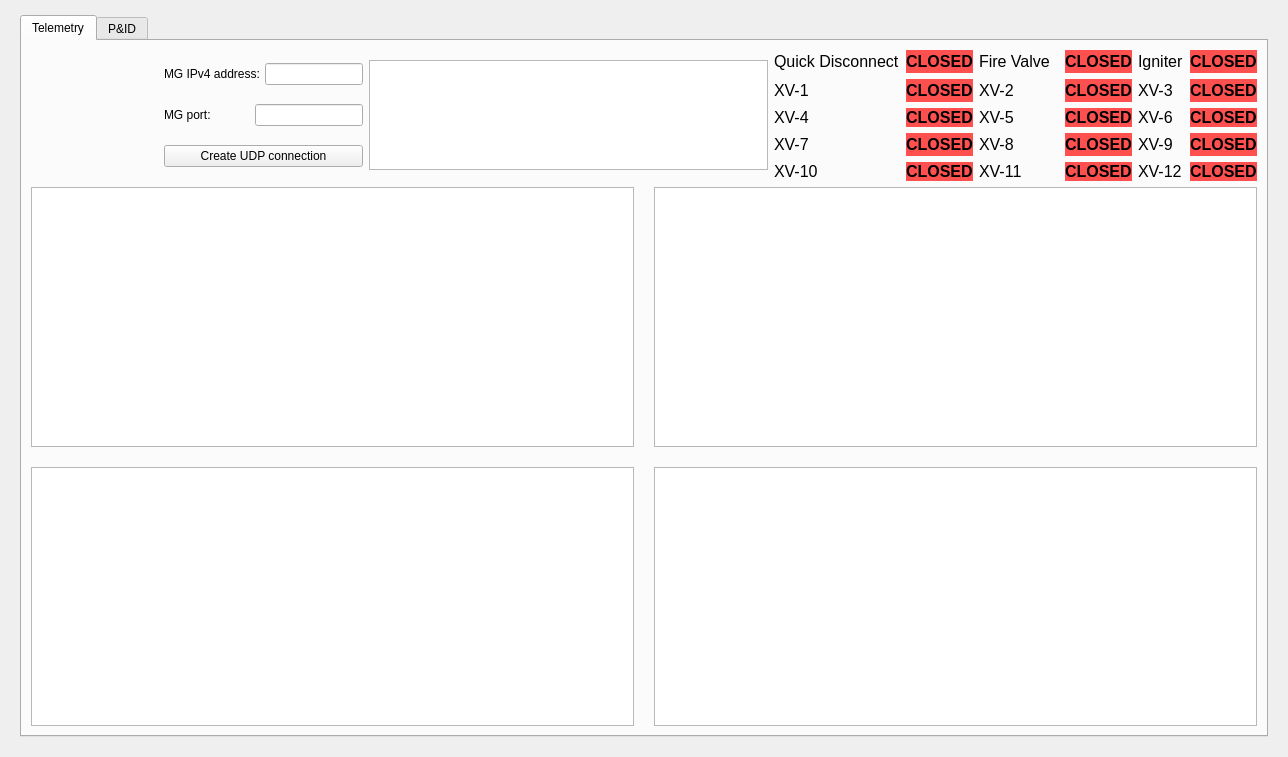
<?xml version="1.0" encoding="UTF-8"?>
<ui version="4.0">
 <class>Widget</class>
 <widget class="QWidget" name="Widget">
  <property name="geometry">
   <rect>
    <x>0</x>
    <y>0</y>
    <width>1288</width>
    <height>757</height>
   </rect>
  </property>
  <property name="windowTitle">
   <string>Hybrid Engine Ground System UI</string>
  </property>
  <property name="windowIcon">
   <iconset>
    <normaloff>logos/better_logo.png</normaloff>logos/better_logo.png</iconset>
  </property>
  <layout class="QHBoxLayout" name="horizontalLayout" stretch="0">
   <property name="spacing">
    <number>10</number>
   </property>
   <property name="leftMargin">
    <number>20</number>
   </property>
   <property name="topMargin">
    <number>15</number>
   </property>
   <property name="rightMargin">
    <number>20</number>
   </property>
   <property name="bottomMargin">
    <number>20</number>
   </property>
   <item>
    <widget class="QTabWidget" name="tabWidget">
     <property name="currentIndex">
      <number>0</number>
     </property>
     <widget class="QWidget" name="telemetryTab">
      <property name="autoFillBackground">
       <bool>false</bool>
      </property>
      <attribute name="title">
       <string>Telemetry</string>
      </attribute>
      <layout class="QVBoxLayout" name="verticalLayout">
       <item>
        <layout class="QHBoxLayout" name="controlLayout" stretch="3,2,4,0">
         <property name="sizeConstraint">
          <enum>QLayout::SizeConstraint::SetDefaultConstraint</enum>
         </property>
         <item>
          <widget class="QLabel" name="logoLabel">
           <property name="sizePolicy">
            <sizepolicy hsizetype="Expanding" vsizetype="Expanding">
             <horstretch>1</horstretch>
             <verstretch>1</verstretch>
            </sizepolicy>
           </property>
           <property name="minimumSize">
            <size>
             <width>127</width>
             <height>90</height>
            </size>
           </property>
           <property name="maximumSize">
            <size>
             <width>127</width>
             <height>90</height>
            </size>
           </property>
           <property name="text">
            <string/>
           </property>
           <property name="pixmap">
            <pixmap resource="resources.qrc">:/images/logo</pixmap>
           </property>
           <property name="scaledContents">
            <bool>true</bool>
           </property>
          </widget>
         </item>
         <item>
          <layout class="QVBoxLayout" name="connectionLayout">
           <item>
            <layout class="QHBoxLayout" name="addressLayout">
             <property name="spacing">
              <number>1</number>
             </property>
             <item>
              <widget class="QLabel" name="udpIpAddressLabel">
               <property name="text">
                <string>MG IPv4 address: </string>
               </property>
              </widget>
             </item>
             <item>
              <widget class="QLineEdit" name="udpIpAddressInput">
               <property name="styleSheet">
                <string notr="true"/>
               </property>
              </widget>
             </item>
            </layout>
           </item>
           <item>
            <layout class="QHBoxLayout" name="portLayout" stretch="0,0">
             <property name="spacing">
              <number>6</number>
             </property>
             <property name="sizeConstraint">
              <enum>QLayout::SizeConstraint::SetFixedSize</enum>
             </property>
             <item>
              <widget class="QLabel" name="udpPortLabel">
               <property name="minimumSize">
                <size>
                 <width>85</width>
                 <height>0</height>
                </size>
               </property>
               <property name="text">
                <string>MG port: </string>
               </property>
              </widget>
             </item>
             <item>
              <widget class="QLineEdit" name="udpPortInput">
               <property name="styleSheet">
                <string notr="true"/>
               </property>
              </widget>
             </item>
            </layout>
           </item>
           <item>
            <widget class="QPushButton" name="udpConnectButton">
             <property name="maximumSize">
              <size>
               <width>1000</width>
               <height>16777215</height>
              </size>
             </property>
             <property name="styleSheet">
              <string notr="true"/>
             </property>
             <property name="text">
              <string>Create UDP connection</string>
             </property>
            </widget>
           </item>
          </layout>
         </item>
         <item>
          <layout class="QVBoxLayout" name="logLayout">
           <item>
            <widget class="QTextBrowser" name="logOutput">
             <property name="maximumSize">
              <size>
               <width>16777215</width>
               <height>110</height>
              </size>
             </property>
             <property name="styleSheet">
              <string notr="true"/>
             </property>
            </widget>
           </item>
          </layout>
         </item>
         <item>
          <layout class="QFormLayout" name="valveStatusLayout">
           <item row="0" column="0">
            <layout class="QGridLayout" name="gridLayout_2">
             <item row="2" column="2">
              <widget class="QLabel" name="xv5">
               <property name="font">
                <font>
                 <pointsize>12</pointsize>
                </font>
               </property>
               <property name="text">
                <string>XV-5</string>
               </property>
              </widget>
             </item>
             <item row="3" column="3">
              <widget class="QLabel" name="xv8State">
               <property name="minimumSize">
                <size>
                 <width>50</width>
                 <height>0</height>
                </size>
               </property>
               <property name="font">
                <font>
                 <pointsize>12</pointsize>
                 <bold>true</bold>
                </font>
               </property>
               <property name="styleSheet">
                <string notr="true">background-color: rgb(255, 80, 80);</string>
               </property>
               <property name="text">
                <string>CLOSED</string>
               </property>
               <property name="alignment">
                <set>Qt::AlignmentFlag::AlignCenter</set>
               </property>
              </widget>
             </item>
             <item row="0" column="0">
              <widget class="QLabel" name="quickDisconnect">
               <property name="minimumSize">
                <size>
                 <width>80</width>
                 <height>23</height>
                </size>
               </property>
               <property name="font">
                <font>
                 <pointsize>12</pointsize>
                 <bold>false</bold>
                </font>
               </property>
               <property name="text">
                <string>&lt;html&gt;&lt;head/&gt;&lt;body&gt;&lt;p&gt;Quick Disconnect&lt;/p&gt;&lt;/body&gt;&lt;/html&gt;</string>
               </property>
              </widget>
             </item>
             <item row="2" column="5">
              <widget class="QLabel" name="xv6State">
               <property name="font">
                <font>
                 <pointsize>12</pointsize>
                 <bold>true</bold>
                </font>
               </property>
               <property name="styleSheet">
                <string notr="true">background-color: rgb(255, 80, 80);</string>
               </property>
               <property name="text">
                <string>CLOSED</string>
               </property>
              </widget>
             </item>
             <item row="1" column="4">
              <widget class="QLabel" name="xv3">
               <property name="font">
                <font>
                 <pointsize>12</pointsize>
                </font>
               </property>
               <property name="text">
                <string>XV-3</string>
               </property>
              </widget>
             </item>
             <item row="4" column="2">
              <widget class="QLabel" name="xv11">
               <property name="font">
                <font>
                 <pointsize>12</pointsize>
                </font>
               </property>
               <property name="text">
                <string>XV-11</string>
               </property>
              </widget>
             </item>
             <item row="3" column="1">
              <widget class="QLabel" name="xv7State">
               <property name="minimumSize">
                <size>
                 <width>50</width>
                 <height>0</height>
                </size>
               </property>
               <property name="font">
                <font>
                 <pointsize>12</pointsize>
                 <bold>true</bold>
                </font>
               </property>
               <property name="styleSheet">
                <string notr="true">background-color: rgb(255, 80, 80);</string>
               </property>
               <property name="text">
                <string>CLOSED</string>
               </property>
               <property name="alignment">
                <set>Qt::AlignmentFlag::AlignCenter</set>
               </property>
              </widget>
             </item>
             <item row="1" column="1">
              <widget class="QLabel" name="xv1State">
               <property name="font">
                <font>
                 <pointsize>12</pointsize>
                 <bold>true</bold>
                </font>
               </property>
               <property name="styleSheet">
                <string notr="true">background-color: rgb(255, 80, 80);</string>
               </property>
               <property name="text">
                <string>CLOSED</string>
               </property>
              </widget>
             </item>
             <item row="1" column="0">
              <widget class="QLabel" name="xv1">
               <property name="minimumSize">
                <size>
                 <width>80</width>
                 <height>23</height>
                </size>
               </property>
               <property name="font">
                <font>
                 <pointsize>12</pointsize>
                 <bold>false</bold>
                </font>
               </property>
               <property name="text">
                <string>XV-1</string>
               </property>
              </widget>
             </item>
             <item row="2" column="1">
              <widget class="QLabel" name="xv4State">
               <property name="minimumSize">
                <size>
                 <width>50</width>
                 <height>0</height>
                </size>
               </property>
               <property name="font">
                <font>
                 <pointsize>12</pointsize>
                 <bold>true</bold>
                </font>
               </property>
               <property name="styleSheet">
                <string notr="true">background-color: rgb(255, 80, 80);</string>
               </property>
               <property name="text">
                <string>CLOSED</string>
               </property>
               <property name="alignment">
                <set>Qt::AlignmentFlag::AlignCenter</set>
               </property>
              </widget>
             </item>
             <item row="2" column="3">
              <widget class="QLabel" name="xv5State">
               <property name="font">
                <font>
                 <pointsize>12</pointsize>
                 <bold>true</bold>
                </font>
               </property>
               <property name="styleSheet">
                <string notr="true">background-color: rgb(255, 80, 80);</string>
               </property>
               <property name="text">
                <string>CLOSED</string>
               </property>
              </widget>
             </item>
             <item row="0" column="4">
              <widget class="QLabel" name="igniter">
               <property name="font">
                <font>
                 <pointsize>12</pointsize>
                </font>
               </property>
               <property name="text">
                <string>Igniter</string>
               </property>
              </widget>
             </item>
             <item row="4" column="3">
              <widget class="QLabel" name="xv11State">
               <property name="font">
                <font>
                 <pointsize>12</pointsize>
                 <bold>true</bold>
                </font>
               </property>
               <property name="styleSheet">
                <string notr="true">background-color: rgb(255, 80, 80);</string>
               </property>
               <property name="text">
                <string>CLOSED</string>
               </property>
              </widget>
             </item>
             <item row="0" column="5">
              <widget class="QLabel" name="igniterState">
               <property name="font">
                <font>
                 <pointsize>12</pointsize>
                 <bold>true</bold>
                </font>
               </property>
               <property name="styleSheet">
                <string notr="true">background-color: rgb(255, 80, 80);</string>
               </property>
               <property name="text">
                <string>CLOSED</string>
               </property>
              </widget>
             </item>
             <item row="2" column="4">
              <widget class="QLabel" name="xv6">
               <property name="font">
                <font>
                 <pointsize>12</pointsize>
                </font>
               </property>
               <property name="text">
                <string>XV-6</string>
               </property>
              </widget>
             </item>
             <item row="4" column="4">
              <widget class="QLabel" name="xv12">
               <property name="font">
                <font>
                 <pointsize>12</pointsize>
                </font>
               </property>
               <property name="text">
                <string>XV-12</string>
               </property>
              </widget>
             </item>
             <item row="0" column="1">
              <widget class="QLabel" name="quickDisconnectState">
               <property name="minimumSize">
                <size>
                 <width>50</width>
                 <height>0</height>
                </size>
               </property>
               <property name="font">
                <font>
                 <pointsize>12</pointsize>
                 <bold>true</bold>
                </font>
               </property>
               <property name="autoFillBackground">
                <bool>false</bool>
               </property>
               <property name="styleSheet">
                <string notr="true">background-color: rgb(255, 80, 80);</string>
               </property>
               <property name="text">
                <string>CLOSED</string>
               </property>
               <property name="alignment">
                <set>Qt::AlignmentFlag::AlignCenter</set>
               </property>
              </widget>
             </item>
             <item row="0" column="2">
              <widget class="QLabel" name="cv1">
               <property name="minimumSize">
                <size>
                 <width>80</width>
                 <height>0</height>
                </size>
               </property>
               <property name="font">
                <font>
                 <pointsize>12</pointsize>
                 <bold>false</bold>
                </font>
               </property>
               <property name="text">
                <string>Fire Valve</string>
               </property>
               <property name="indent">
                <number>-1</number>
               </property>
              </widget>
             </item>
             <item row="2" column="0">
              <widget class="QLabel" name="xv4">
               <property name="font">
                <font>
                 <pointsize>12</pointsize>
                </font>
               </property>
               <property name="text">
                <string>XV-4</string>
               </property>
              </widget>
             </item>
             <item row="4" column="1">
              <widget class="QLabel" name="xv10State">
               <property name="font">
                <font>
                 <pointsize>12</pointsize>
                 <bold>true</bold>
                </font>
               </property>
               <property name="styleSheet">
                <string notr="true">background-color: rgb(255, 80, 80);</string>
               </property>
               <property name="text">
                <string>CLOSED</string>
               </property>
              </widget>
             </item>
             <item row="3" column="5">
              <widget class="QLabel" name="xv9State">
               <property name="font">
                <font>
                 <pointsize>12</pointsize>
                 <bold>true</bold>
                </font>
               </property>
               <property name="styleSheet">
                <string notr="true">background-color: rgb(255, 80, 80);</string>
               </property>
               <property name="text">
                <string>CLOSED</string>
               </property>
              </widget>
             </item>
             <item row="1" column="5">
              <widget class="QLabel" name="xv3State">
               <property name="font">
                <font>
                 <pointsize>12</pointsize>
                 <bold>true</bold>
                </font>
               </property>
               <property name="styleSheet">
                <string notr="true">background-color: rgb(255, 80, 80);</string>
               </property>
               <property name="text">
                <string>CLOSED</string>
               </property>
              </widget>
             </item>
             <item row="4" column="0">
              <widget class="QLabel" name="xv10">
               <property name="font">
                <font>
                 <pointsize>12</pointsize>
                </font>
               </property>
               <property name="text">
                <string>XV-10</string>
               </property>
              </widget>
             </item>
             <item row="1" column="3">
              <widget class="QLabel" name="xv2State">
               <property name="minimumSize">
                <size>
                 <width>50</width>
                 <height>0</height>
                </size>
               </property>
               <property name="font">
                <font>
                 <pointsize>12</pointsize>
                 <bold>true</bold>
                </font>
               </property>
               <property name="styleSheet">
                <string notr="true">background-color: rgb(255, 80, 80);</string>
               </property>
               <property name="text">
                <string>CLOSED</string>
               </property>
               <property name="alignment">
                <set>Qt::AlignmentFlag::AlignCenter</set>
               </property>
              </widget>
             </item>
             <item row="0" column="3">
              <widget class="QLabel" name="cv1State">
               <property name="minimumSize">
                <size>
                 <width>50</width>
                 <height>0</height>
                </size>
               </property>
               <property name="font">
                <font>
                 <pointsize>12</pointsize>
                 <bold>true</bold>
                </font>
               </property>
               <property name="styleSheet">
                <string notr="true">background-color: rgb(255, 80, 80);</string>
               </property>
               <property name="text">
                <string>CLOSED</string>
               </property>
               <property name="alignment">
                <set>Qt::AlignmentFlag::AlignCenter</set>
               </property>
              </widget>
             </item>
             <item row="1" column="2">
              <widget class="QLabel" name="xv2">
               <property name="minimumSize">
                <size>
                 <width>80</width>
                 <height>0</height>
                </size>
               </property>
               <property name="font">
                <font>
                 <pointsize>12</pointsize>
                 <bold>false</bold>
                </font>
               </property>
               <property name="text">
                <string>XV-2</string>
               </property>
               <property name="alignment">
                <set>Qt::AlignmentFlag::AlignJustify|Qt::AlignmentFlag::AlignVCenter</set>
               </property>
               <property name="indent">
                <number>10</number>
               </property>
              </widget>
             </item>
             <item row="3" column="0">
              <widget class="QLabel" name="xv7">
               <property name="minimumSize">
                <size>
                 <width>80</width>
                 <height>23</height>
                </size>
               </property>
               <property name="font">
                <font>
                 <pointsize>12</pointsize>
                 <bold>false</bold>
                </font>
               </property>
               <property name="text">
                <string>XV-7</string>
               </property>
              </widget>
             </item>
             <item row="4" column="5">
              <widget class="QLabel" name="xv12State">
               <property name="font">
                <font>
                 <pointsize>12</pointsize>
                 <bold>true</bold>
                </font>
               </property>
               <property name="styleSheet">
                <string notr="true">background-color: rgb(255, 80, 80);</string>
               </property>
               <property name="text">
                <string>CLOSED</string>
               </property>
              </widget>
             </item>
             <item row="3" column="4">
              <widget class="QLabel" name="xv9">
               <property name="font">
                <font>
                 <pointsize>12</pointsize>
                </font>
               </property>
               <property name="text">
                <string>XV-9</string>
               </property>
              </widget>
             </item>
             <item row="3" column="2">
              <widget class="QLabel" name="xv8">
               <property name="minimumSize">
                <size>
                 <width>80</width>
                 <height>0</height>
                </size>
               </property>
               <property name="font">
                <font>
                 <pointsize>12</pointsize>
                 <bold>false</bold>
                </font>
               </property>
               <property name="text">
                <string>XV-8</string>
               </property>
               <property name="alignment">
                <set>Qt::AlignmentFlag::AlignJustify|Qt::AlignmentFlag::AlignVCenter</set>
               </property>
               <property name="indent">
                <number>10</number>
               </property>
              </widget>
             </item>
            </layout>
           </item>
          </layout>
         </item>
        </layout>
       </item>
       <item>
        <layout class="QGridLayout" name="plotLayout">
         <property name="spacing">
          <number>20</number>
         </property>
         <item row="0" column="0">
          <widget class="PlotWidget" name="pressurePlot">
           <property name="sizePolicy">
            <sizepolicy hsizetype="Expanding" vsizetype="Expanding">
             <horstretch>0</horstretch>
             <verstretch>0</verstretch>
            </sizepolicy>
           </property>
          </widget>
         </item>
         <item row="0" column="1">
          <widget class="PlotWidget" name="temperaturePlot">
           <property name="backgroundBrush">
            <brush brushstyle="SolidPattern">
             <color alpha="255">
              <red>0</red>
              <green>0</green>
              <blue>0</blue>
             </color>
            </brush>
           </property>
           <property name="foregroundBrush">
            <brush brushstyle="NoBrush">
             <color alpha="255">
              <red>255</red>
              <green>0</green>
              <blue>0</blue>
             </color>
            </brush>
           </property>
          </widget>
         </item>
         <item row="1" column="1">
          <widget class="PlotWidget" name="engineThrustPlot"/>
         </item>
         <item row="1" column="0">
          <widget class="PlotWidget" name="tankMassPlot"/>
         </item>
        </layout>
       </item>
      </layout>
     </widget>
     <widget class="QWidget" name="pAndIdTab">
      <attribute name="title">
       <string>P&amp;&amp;ID</string>
      </attribute>
      <widget class="QLabel" name="pid_image">
       <property name="geometry">
        <rect>
         <x>0</x>
         <y>10</y>
         <width>1261</width>
         <height>691</height>
        </rect>
       </property>
       <property name="text">
        <string/>
       </property>
       <property name="pixmap">
        <pixmap>C:/Users/brian/Downloads/PID hybrid.jpg</pixmap>
       </property>
       <property name="scaledContents">
        <bool>true</bool>
       </property>
      </widget>
      <widget class="QLabel" name="cv1State_tabpid">
       <property name="geometry">
        <rect>
         <x>940</x>
         <y>390</y>
         <width>74</width>
         <height>37</height>
        </rect>
       </property>
       <property name="minimumSize">
        <size>
         <width>50</width>
         <height>0</height>
        </size>
       </property>
       <property name="font">
        <font>
         <pointsize>12</pointsize>
         <bold>true</bold>
        </font>
       </property>
       <property name="styleSheet">
        <string notr="true">background-color: rgb(255, 80, 80);</string>
       </property>
       <property name="text">
        <string>CLOSED</string>
       </property>
       <property name="alignment">
        <set>Qt::AlignmentFlag::AlignCenter</set>
       </property>
      </widget>
      <widget class="QLabel" name="xv1State_tabpid">
       <property name="geometry">
        <rect>
         <x>280</x>
         <y>420</y>
         <width>74</width>
         <height>37</height>
        </rect>
       </property>
       <property name="font">
        <font>
         <pointsize>12</pointsize>
         <bold>true</bold>
        </font>
       </property>
       <property name="styleSheet">
        <string notr="true">background-color: rgb(255, 80, 80);</string>
       </property>
       <property name="text">
        <string>CLOSED</string>
       </property>
       <property name="indent">
        <number>8</number>
       </property>
      </widget>
      <widget class="QLabel" name="xv2State_tabpid">
       <property name="geometry">
        <rect>
         <x>400</x>
         <y>290</y>
         <width>74</width>
         <height>37</height>
        </rect>
       </property>
       <property name="minimumSize">
        <size>
         <width>50</width>
         <height>0</height>
        </size>
       </property>
       <property name="font">
        <font>
         <pointsize>12</pointsize>
         <bold>true</bold>
        </font>
       </property>
       <property name="styleSheet">
        <string notr="true">background-color: rgb(255, 80, 80);</string>
       </property>
       <property name="text">
        <string>CLOSED</string>
       </property>
       <property name="alignment">
        <set>Qt::AlignmentFlag::AlignCenter</set>
       </property>
      </widget>
      <widget class="QLabel" name="xv3State_tabpid">
       <property name="geometry">
        <rect>
         <x>500</x>
         <y>510</y>
         <width>74</width>
         <height>37</height>
        </rect>
       </property>
       <property name="font">
        <font>
         <pointsize>12</pointsize>
         <bold>true</bold>
        </font>
       </property>
       <property name="styleSheet">
        <string notr="true">background-color: rgb(255, 80, 80);</string>
       </property>
       <property name="text">
        <string>CLOSED</string>
       </property>
       <property name="indent">
        <number>8</number>
       </property>
      </widget>
      <widget class="QLabel" name="xv4State_tabpid">
       <property name="geometry">
        <rect>
         <x>730</x>
         <y>130</y>
         <width>74</width>
         <height>36</height>
        </rect>
       </property>
       <property name="minimumSize">
        <size>
         <width>50</width>
         <height>0</height>
        </size>
       </property>
       <property name="font">
        <font>
         <pointsize>12</pointsize>
         <bold>true</bold>
        </font>
       </property>
       <property name="styleSheet">
        <string notr="true">background-color: rgb(255, 80, 80);</string>
       </property>
       <property name="text">
        <string>CLOSED</string>
       </property>
       <property name="alignment">
        <set>Qt::AlignmentFlag::AlignCenter</set>
       </property>
      </widget>
     </widget>
    </widget>
   </item>
  </layout>
 </widget>
 <customwidgets>
  <customwidget>
   <class>PlotWidget</class>
   <extends>QGraphicsView</extends>
   <header>pyqtgraph</header>
  </customwidget>
 </customwidgets>
 <resources>
  <include location="resources.qrc"/>
 </resources>
 <connections/>
</ui>
